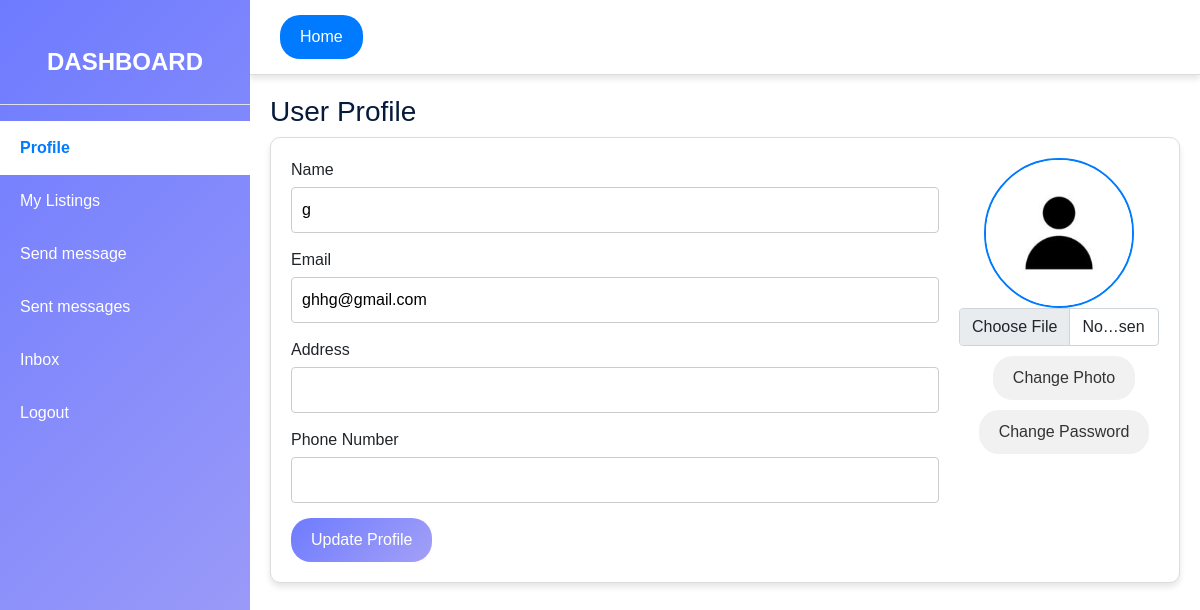
Page /clasifico/user.php (signed in) on the committed database.
### tables this page shows
CREATE TABLE `users` (
  `id` int NOT NULL AUTO_INCREMENT,
  `name` varchar(100) NOT NULL,
  `email` varchar(100) NOT NULL,
  `password` varchar(255) NOT NULL,
  `created_at` timestamp NULL DEFAULT CURRENT_TIMESTAMP,
  `profile_photo` varchar(255) DEFAULT 'assets/images/default-profile.png',
  `address` varchar(255) DEFAULT NULL,
  `phone_number` varchar(20) DEFAULT NULL,
  `role` enum('user','admin') DEFAULT 'user',
  PRIMARY KEY (`id`),
  UNIQUE KEY `email` (`email`)
);

### clasifico/Models/func.php (called while the page is built, shortened)
<?php
function getUserById($userId) {
    $db = new Database();
    $conn = $db->getConnection();
    $stmt = $conn->prepare("SELECT id, name, email, profile_photo, address, phone_number FROM users WHERE id = ?");
    $stmt->bind_param("i", $userId);
    $stmt->execute();
    $result = $stmt->get_result();
    $user = $result->fetch_assoc();
    return $user;
}
?>

### clasifico/userprofile.php (called while the page is built, shortened)
<?php
require_once 'Models/func.php';
$user_id = $_SESSION['user_id'];
$user = getUserById($user_id);

### clasifico/user.php (the view, shortened to what this page needs)
<?php include 'userprofile.php';
require_once './Models/func.php';
?>
<!DOCTYPE html>
<html lang="en">
<head>
    <link rel="stylesheet" href="assets/css/style.css">
    <link rel="stylesheet" href="https://stackpath.bootstrapcdn.com/bootstrap/4.3.1/css/bootstrap.min.css">
    <link href="https://stackpath.bootstrapcdn.com/bootstrap/5.1.3/css/bootstrap.min.css" rel="stylesheet">
</head>
<body>
    <div id="wrapper">
        <div id="sidebar-wrapper">
            <div class="sidebar-heading text-center py-4 primary-text fs-4 fw-bold text-uppercase border-bottom">
                Dashboard</div>
            <div class="list-group list-group-flush my-3">
                <a href="#profile" class="list-group-item active">Profile</a>
                <a href="#listings" class="list-group-item">My Listings</a>
                <a href="#message_form" class="list-group-item">Send message</a>
                <a href="#message_list" class="list-group-item">Sent messages</a>
                <a href="#user_inbox" class="list-group-item">Inbox</a>
                <a href="logout.php" class="list-group-item">Logout</a>
            </div>
        </div>
        <div id="page-content-wrapper">
            <nav class="navbar">
                <button class="btn"><a href="index.php">Home</a></button>
            </nav>
            <div class="container-fluid">
                <div class="content-section active" id="profile">
                    <h3>User Profile</h3>
                    <div class="profile-section">
                        <div class="profile-details">
                            <form method="POST">
                                <div class="form-group">
                                    <label for="name">Name</label>
                                    <input type="text" id="name" name="name"
                                        value="<?php echo htmlspecialchars($user['name']); ?>">
                                </div>
                                <div class="form-group">
                                    <label for="email">Email</label>
                                    <input type="email" id="email" name="email"
                                        value="<?php echo htmlspecialchars($user['email']); ?>">
                                </div>
                                <div class="form-group">
                                    <label for="address">Address</label>
                                    <input type="text" id="address" name="address"
                                        value="<?php echo htmlspecialchars($user['address']); ?>">
                                </div>
                                <div class="form-group">
                                    <label for="phone">Phone Number</label>
                                    <input type="text" id="phone_number" name="phone"
                                        value="<?php echo htmlspecialchars($user['phone_number']); ?>">
                                </div>
                                <button type="submit" name="update_profile" class="btn btn-primary">Update
                                    Profile</button>
                            </form>
                        </div>
                        <div class="profile-picture-box">
                            <img src="<?php echo htmlspecialchars($_SESSION['profile_photo'] ?? $user['profile_photo'] ?? 'assets/images/default-profile.png'); ?>"
                                alt="Profile Picture" id="profile-pic">
                            <form method="POST" enctype="multipart/form-data" class="change-photo-form">
                                <input type="file" id="profile-photo" name="profile-photo" class="form-control">
                                <button type="submit" class="btn btn-secondary change-photo-btn">Change Photo</button>
                            </form>
                            <button class="btn btn-secondary change-password-btn">Change Password</button>
                        </div>
                    </div>
                </div>
            </div>
        </div>
    </div>
</body>
</html>

### clasifico/user.php (style rules this page uses)
body { font-family: 'Poppins', sans-serif; margin: 0; padding: 0; }
#wrapper { display: flex; width: 100%; height: 100vh; overflow: hidden; }
#sidebar-wrapper { width: 250px; height: 100%; background: linear-gradient(135deg, #6e7bff, #a3a0f6); color: white; position: fixed; transition: all 0.3s ease-in-out; padding-top: 20px; }
#page-content-wrapper { width: calc(100% - 250px); margin-left: 250px; overflow-y: auto; transition: all 0.3s ease-in-out; }
.list-group-item { padding: 15px 20px; cursor: pointer; color: white; text-decoration: none; display: flex; align-items: center; background-color: transparent; border: none; }
.list-group-item.active { background-color: #ffffff; color: #007bff; font-weight: bold; }
.content-section { display: none; opacity: 0; transition: opacity 0.5s ease-in-out; }
.content-section.active { display: block; opacity: 1; }
.navbar { background: #ffffff; padding: 15px 30px; border-bottom: 1px solid #ddd; box-shadow: 0 4px 6px rgba(0, 0, 0, 0.1); }
.navbar .btn { background-color: #007bff; color: white; border-radius: 20px; padding: 10px 20px; transition: background-color 0.3s; }
.btn { padding: 10px 15px; background-color: #007bff; color: white; border: none; cursor: pointer; }
.container-fluid { padding: 20px; }
.form-group { margin-bottom: 15px; }
.form-group label { display: block; margin-bottom: 5px; }
.form-group input { width: 100%; padding: 10px; border: 1px solid #ccc; border-radius: 4px; }
.profile-section { display: flex; justify-content: space-between; align-items: flex-start; padding: 20px; border: 1px solid #ddd; border-radius: 10px; background: #ffffff; box-shadow: 0 4px 6px rgba(0, 0, 0, 0.1); }
.profile-details { flex: 1; margin-right: 20px; }
.profile-picture-box { text-align: center; width: 200px; }
.profile-picture-box img { width: 150px; height: 150px; border-radius: 50%; object-fit: cover; border: 2px solid #007bff; }
.change-photo-btn, .change-password-btn { margin-top: 10px; }
.btn-primary { background: linear-gradient(135deg, #6e7bff, #a3a0f6); border: none; color: white; border-radius: 20px; padding: 10px 20px; transition: background 0.3s; }
.btn-secondary { background: #f1f1f1; color: #333; border-radius: 20px; padding: 10px 20px; border: none; margin-left: 10px; }
.navbar .btn a { color: white; text-decoration: none; }

### rows in the picture
users: name "g", email "ghhg@gmail.com", profile_photo (placeholder picture)
